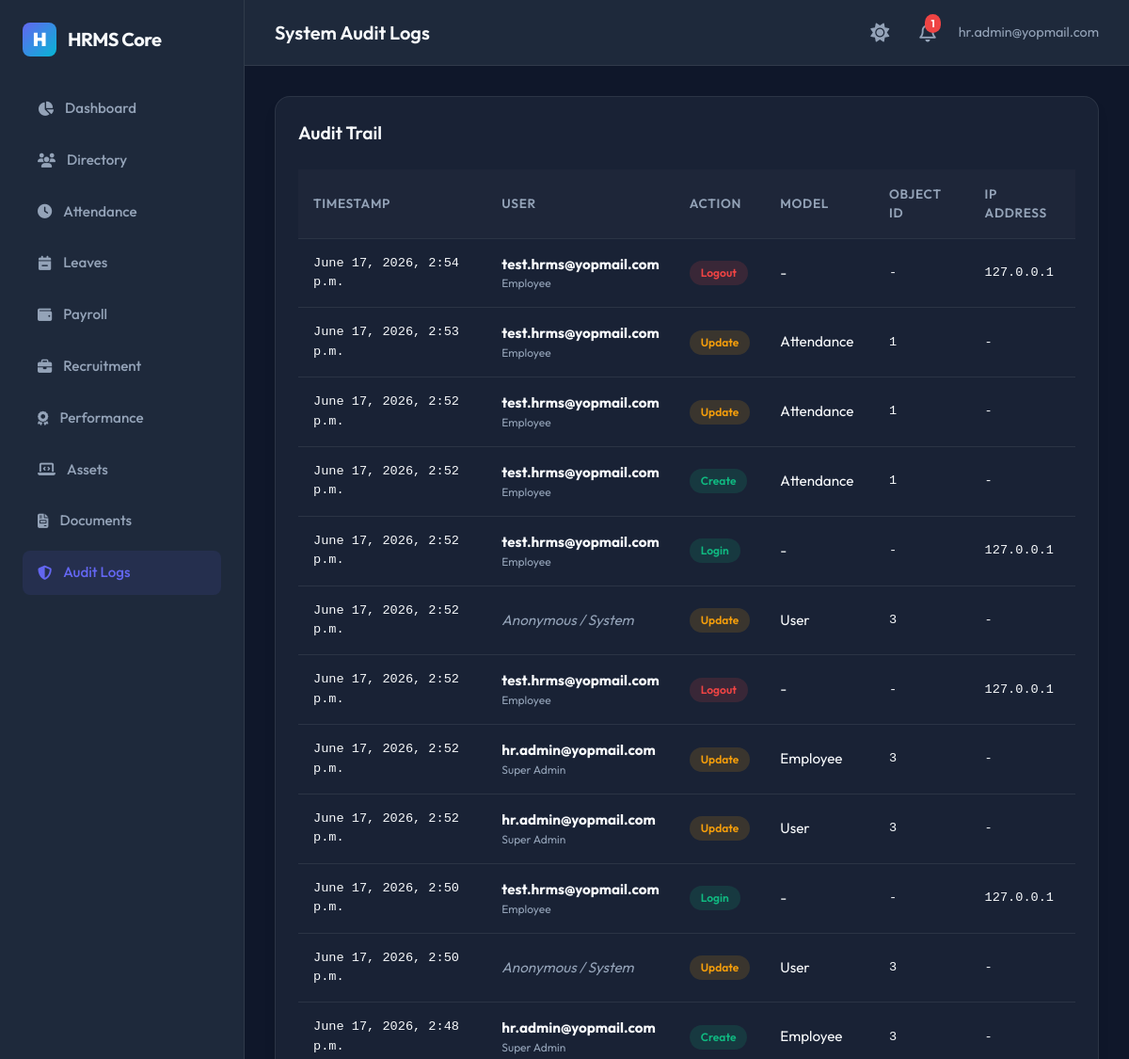
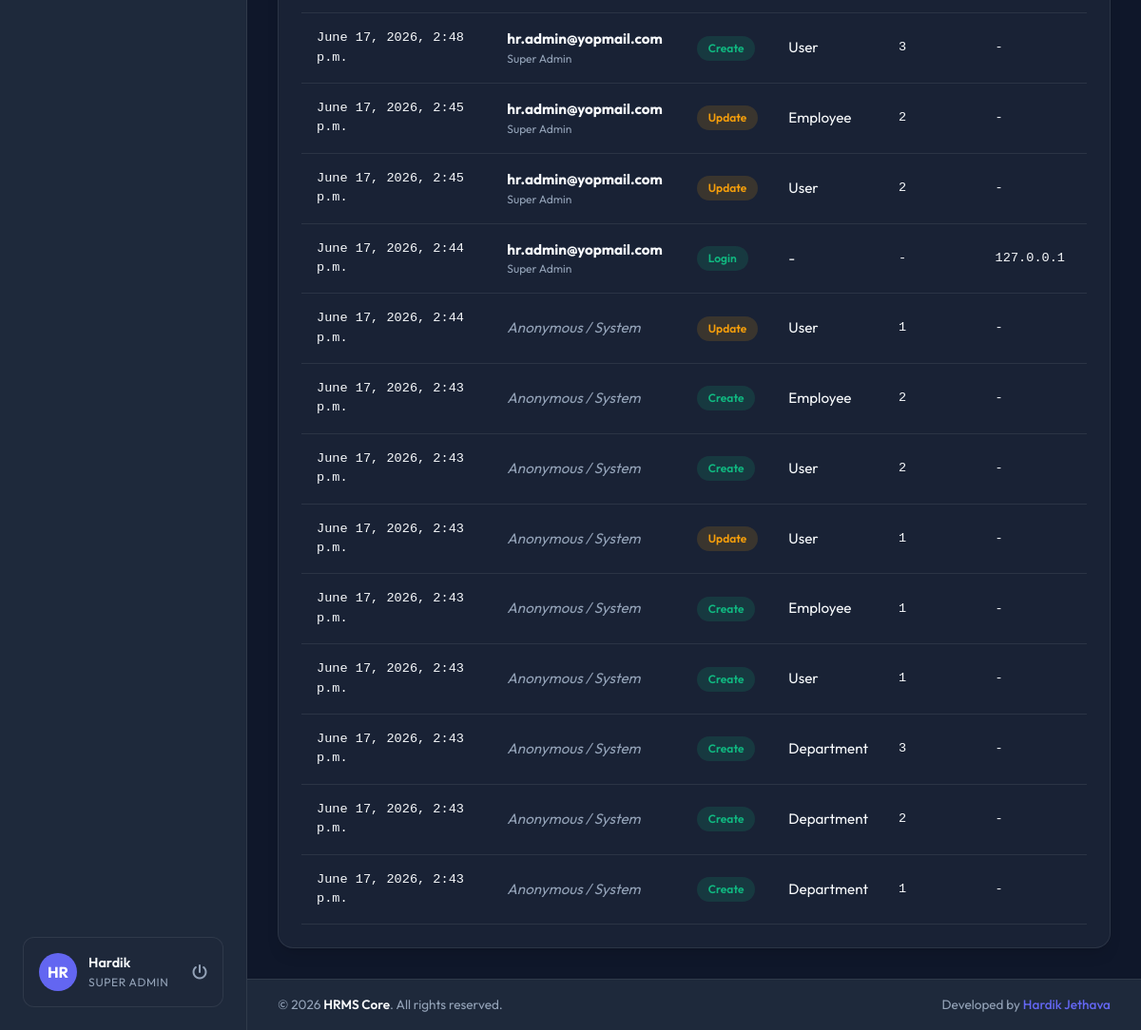
The page /auditlogs/ (signed in) on the database its author committed (2 pictures, top to bottom).
### apps/accounts/models.py (models this page shows, shortened)
class User(AbstractBaseUser, PermissionsMixin, TimeStampedModel):
    ROLE_CHOICES = (
        ('Super Admin', 'Super Admin'),
        ('HR Manager', 'HR Manager'),
        ('Department Manager', 'Department Manager'),
        ('Employee', 'Employee'),
    )
    email = models.EmailField(unique=True)
    employee_code = models.CharField(max_length=50, unique=True, null=True, blank=True)
    role = models.CharField(max_length=30, choices=ROLE_CHOICES, default='Employee')
    is_active = models.BooleanField(default=True)
    is_staff = models.BooleanField(default=False)
    objects = UserManager()
    USERNAME_FIELD = 'email'
    REQUIRED_FIELDS = []

### apps/employees/models.py (models this page shows, shortened)
class Employee(TimeStampedModel):
    GENDER_CHOICES = (
        ('Male', 'Male'),
        ('Female', 'Female'),
        ('Other', 'Other'),
    )
    EMPLOYMENT_TYPE_CHOICES = (
        ('Full Time', 'Full Time'),
        ('Part Time', 'Part Time'),
        ('Contract', 'Contract'),
        ('Intern', 'Intern'),
    )
    EMPLOYMENT_STATUS_CHOICES = (
        ('Active', 'Active'),
        ('Probation', 'Probation'),
        ('Notice Period', 'Notice Period'),
        ('Resigned', 'Resigned'),
        ('Terminated', 'Terminated'),
    )
    user = models.OneToOneField(
        settings.AUTH_USER_MODEL,
        on_delete=models.CASCADE,
        related_name='employee_profile'
    )
    employee_id = models.CharField(max_length=50, unique=True)
    first_name = models.CharField(max_length=50)
    last_name = models.CharField(max_length=50)
    personal_email = models.EmailField(unique=True)
    phone = models.CharField(max_length=20, blank=True)
    date_of_birth = models.DateField(null=True, blank=True)
    gender = models.CharField(max_length=10, choices=GENDER_CHOICES, blank=True)
    joining_date = models.DateField()
    employment_type = models.CharField(max_length=30, choices=EMPLOYMENT_TYPE_CHOICES, default='Full Time')
    employment_status = models.CharField(max_length=30, choices=EMPLOYMENT_STATUS_CHOICES, default='Active')
    designation = models.CharField(max_length=100)
    department = models.ForeignKey(
        'departments.Department',
        on_delete=models.SET_NULL,
        null=True,
        blank=True,
        related_name='employees'
    )
    manager = models.ForeignKey(
        'self',
        on_delete=models.SET_NULL,
        null=True,
        blank=True,
        related_name='subordinates'
    )
    address = models.TextField(blank=True)
    city = models.CharField(max_length=100, blank=True)
    state = models.CharField(max_length=100, blank=True)
    country = models.CharField(max_length=100, blank=True)
    postal_code = models.CharField(max_length=20, blank=True)
    profile_picture = models.ImageField(upload_to='profile_pics/', null=True, blank=True)

### apps/auditlogs/models.py (models this page shows, shortened)
class AuditLog(models.Model):
    user = models.ForeignKey(
        settings.AUTH_USER_MODEL,
        on_delete=models.SET_NULL,
        null=True,
        blank=True
    )
    action = models.CharField(max_length=50) # Create, Update, Delete, Login, Logout
    model_name = models.CharField(max_length=100, null=True, blank=True)
    object_id = models.CharField(max_length=100, null=True, blank=True)
    timestamp = models.DateTimeField(auto_now_add=True)
    ip_address = models.GenericIPAddressField(null=True, blank=True)

### apps/auditlogs/views.py (the view)
# urls.py: path('', views.audit_list, name='audit_list'),
@login_required
def audit_list(request):
    if request.user.role != 'Super Admin':
        return HttpResponseForbidden("Not authorized.")
    logs = AuditLog.objects.all().select_related('user').order_by('-timestamp')
    return render(request, 'auditlogs/audit_list.html', {
        'logs': logs
    })

### templates/auditlogs/audit_list.html (shortened to what this page needs)
{% extends 'base.html' %}
{% block page_header %}System Audit Logs{% endblock %}
{% block content %}
<div class="card">
    <h3 style="font-size: 1.2rem; font-weight: 600; margin-bottom: 1.5rem;">Audit Trail</h3>
    <div class="table-container">
        <table class="custom-table">
            <thead>
                <tr>
                    <th>Timestamp</th>
                    <th>User</th>
                    <th>Action</th>
                    <th>Model</th>
                    <th>Object ID</th>
                    <th>IP Address</th>
                </tr>
            </thead>
            <tbody>
                {% for log in logs %}
                    <tr>
                        <td style="font-size: 0.85rem; font-family: monospace;">{{ log.timestamp }}</td>
                        <td>
                            {% if log.user %}
                                <strong style="color: var(--text-primary);">{{ log.user.email }}</strong>
                                <span style="font-size: 0.75rem; color: var(--text-secondary); display: block;">{{ log.user.role }}</span>
                            {% else %}
                                <span style="color: var(--text-secondary); font-style: italic;">Anonymous / System</span>
                            {% endif %}
                        </td>
                        <td>
                            <span class="badge {% if log.action == 'Create' or log.action == 'Login' %}badge-success{% elif log.action == 'Delete' or log.action == 'Logout' %}badge-danger{% else %}badge-warning{% endif %}">
                                {{ log.action }}
                            </span>
                        </td>
                        <td>{{ log.model_name|default:"-" }}</td>
                        <td style="font-size: 0.85rem; font-family: monospace;">{{ log.object_id|default:"-" }}</td>
                        <td style="font-size: 0.85rem; font-family: monospace;">{{ log.ip_address|default:"-" }}</td>
                    </tr>
                {% empty %}
                    <tr>
                        <td colspan="6" style="text-align: center; padding: 2rem; color: var(--text-secondary);">
                            No audit log entries.
                        </td>
                    </tr>
                {% endfor %}
            </tbody>
        </table>
    </div>
</div>
{% endblock %}

### templates/base.html (shortened to what this page needs)
{% load static %}
<!DOCTYPE html>
<html lang="en">
<head>
    <link rel="stylesheet" href="https://cdnjs.cloudflare.com/ajax/libs/font-awesome/6.4.0/css/all.min.css">
    <link rel="stylesheet" href="{% static 'css/styles.css' %}">
</head>
<body>
    <div class="app-container">
        {% if user.is_authenticated %}
        <aside class="sidebar">
            <div class="brand-section">
                <div class="brand-logo">H</div>
                <span>HRMS Core</span>
            </div>
            <nav style="flex-grow: 1;">
                <ul class="menu-list">
                    <li class="menu-item {% if request.resolver_match.url_name == 'dashboard' %}active{% endif %}">
                        <a href="{% url 'dashboard' %}">
                            <i class="fa-solid fa-chart-pie"></i>
                            <span>Dashboard</span>
                        </a>
                    </li>
                    <li class="menu-item {% if '/employees/' in request.path %}active{% endif %}">
                        <a href="{% url 'employee_list' %}">
                            <i class="fa-solid fa-users"></i>
                            <span>Directory</span>
                        </a>
                    </li>
                    <li class="menu-item {% if '/attendance/' in request.path %}active{% endif %}">
                        <a href="{% url 'attendance_list' %}">
                            <i class="fa-solid fa-clock"></i>
                            <span>Attendance</span>
                        </a>
                    </li>
                    <li class="menu-item {% if '/leaves/' in request.path %}active{% endif %}">
                        <a href="{% url 'leave_list' %}">
                            <i class="fa-solid fa-calendar-minus"></i>
                            <span>Leaves</span>
                        </a>
                    </li>
                    <li class="menu-item {% if '/payroll/' in request.path %}active{% endif %}">
                        <a href="{% url 'payroll_list' %}">
                            <i class="fa-solid fa-wallet"></i>
                            <span>Payroll</span>
                        </a>
                    </li>
                    {% if user.role == 'Super Admin' or user.role == 'HR Manager' %}
                    <li class="menu-item {% if '/recruitment/' in request.path %}active{% endif %}">
                        <a href="{% url 'recruitment_list' %}">
                            <i class="fa-solid fa-briefcase"></i>
                            <span>Recruitment</span>
                        </a>
                    </li>
                    {% endif %}
                    <li class="menu-item {% if '/performance/' in request.path %}active{% endif %}">
                        <a href="{% url 'performance_list' %}">
                            <i class="fa-solid fa-award"></i>
                            <span>Performance</span>
                        </a>
                    </li>
                    <li class="menu-item {% if '/assets/' in request.path %}active{% endif %}">
                        <a href="{% url 'asset_list' %}">
                            <i class="fa-solid fa-laptop-code"></i>
                            <span>Assets</span>
                        </a>
                    </li>
                    <li class="menu-item {% if '/documents/' in request.path %}active{% endif %}">
                        <a href="{% url 'document_list' %}">
                            <i class="fa-solid fa-file-invoice"></i>
                            <span>Documents</span>
                        </a>
                    </li>
                    {% if user.role == 'Super Admin' %}
                    <li class="menu-item {% if '/auditlogs/' in request.path %}active{% endif %}">
                        <a href="{% url 'audit_list' %}">
                            <i class="fa-solid fa-shield-halved"></i>
                            <span>Audit Logs</span>
                        </a>
                    </li>
                    {% endif %}
                </ul>
            </nav>
            <div class="user-profile-widget">
                <div class="user-avatar">
                    {% if user.employee_profile.profile_picture %}
                        <img src="{{ user.employee_profile.profile_picture.url }}" alt="Profile Pic">
                    {% else %}
                        <span>{{ user.email|slice:":2"|upper }}</span>
                    {% endif %}
                </div>
                <div class="user-info">
                    <span class="user-name">{{ user.employee_profile.first_name|default:"User" }}</span>
                    <span class="user-role">{{ user.role }}</span>
                </div>
                <a href="{% url 'logout' %}" style="margin-left: auto; color: var(--text-secondary);" title="Sign Out">
                    <i class="fa-solid fa-power-off"></i>
                </a>
            </div>
        </aside>
        {% endif %}
        <main class="main-content">
            {% if user.is_authenticated %}
            <header class="top-navbar">
                <div class="page-title">
                    {% block page_header %}HR Management System{% endblock %}
                </div>
                <div class="navbar-actions">
                    <button id="theme-toggle" style="background: none; border: none; font-size: 1.25rem; color: var(--text-secondary); cursor: pointer; transition: var(--transition-all); margin-right: 0.5rem; display: flex; align-items: center;" title="Toggle Light/Dark Theme">
                        <i class="fa-solid fa-sun" id="theme-toggle-icon"></i>
                    </button>
                    <div class="notification-badge" onclick="location.href='{% url 'notification_list' %}'">
                        <i class="fa-regular fa-bell"></i>
                        <span class="badge-count" id="unread-count">0</span>
                    </div>
                    <span style="font-size: 0.9rem; color: var(--text-secondary)">
                        {{ user.email }}
                    </span>
                </div>
            </header>
            {% endif %}
            <div class="content-frame">
                {% block content %}{% endblock %}
            </div>
            {% if user.is_authenticated %}
            <footer class="app-footer">
                <div class="footer-copyright">
                    &copy; {% now "Y" %} <span>HRMS Core</span>. All rights reserved.
                </div>
                <div class="footer-author">
                    Developed by <a href="https://github.com/hardikjethava-dev" target="_blank" rel="noopener noreferrer">Hardik Jethava</a>
                </div>
            </footer>
            {% endif %}
        </main>
    </div>
</body>
</html>

### rows shown on the page
User: email "HR", employee_profile.first_name "Hardik", role "SUPER ADMIN", email "hr.admin@yopmail.com"
AuditLog: timestamp "June 17, 2026, 2:54 p.m.", user.email "test.hrms@yopmail.com", user.role "Employee", action "Logout", model_name "-", object_id "-", ip_address "127.0.0.1"
AuditLog: timestamp "June 17, 2026, 2:53 p.m.", user.email "test.hrms@yopmail.com", user.role "Employee", action "Update", model_name "Attendance", object_id "1", ip_address "-"
AuditLog: timestamp "June 17, 2026, 2:52 p.m.", user.email "test.hrms@yopmail.com", user.role "Employee", action "Update", model_name "Attendance", object_id "1", ip_address "-"
AuditLog: timestamp "June 17, 2026, 2:52 p.m.", user.email "test.hrms@yopmail.com", user.role "Employee", action "Create", model_name "Attendance", object_id "1", ip_address "-"
AuditLog: timestamp "June 17, 2026, 2:52 p.m.", user.email "test.hrms@yopmail.com", user.role "Employee", action "Login", model_name "-", object_id "-", ip_address "127.0.0.1"
AuditLog: timestamp "June 17, 2026, 2:52 p.m.", shows "Anonymous / System", action "Update", model_name "User", object_id "3", ip_address "-"
AuditLog: timestamp "June 17, 2026, 2:52 p.m.", user.email "test.hrms@yopmail.com", user.role "Employee", action "Logout", model_name "-", object_id "-", ip_address "127.0.0.1"
AuditLog: timestamp "June 17, 2026, 2:52 p.m.", user.email "hr.admin@yopmail.com", user.role "Super Admin", action "Update", model_name "Employee", object_id "3", ip_address "-"
AuditLog: timestamp "June 17, 2026, 2:52 p.m.", user.email "hr.admin@yopmail.com", user.role "Super Admin", action "Update", model_name "User", object_id "3", ip_address "-"
AuditLog: timestamp "June 17, 2026, 2:50 p.m.", user.email "test.hrms@yopmail.com", user.role "Employee", action "Login", model_name "-", object_id "-", ip_address "127.0.0.1"
AuditLog: timestamp "June 17, 2026, 2:50 p.m.", shows "Anonymous / System", action "Update", model_name "User", object_id "3", ip_address "-"
AuditLog: timestamp "June 17, 2026, 2:48 p.m.", user.email "hr.admin@yopmail.com", user.role "Super Admin", action "Create", model_name "Employee", object_id "3", ip_address "-"
AuditLog: timestamp "June 17, 2026, 2:48 p.m.", user.email "hr.admin@yopmail.com", user.role "Super Admin", action "Create", model_name "User", object_id "3", ip_address "-"
AuditLog: timestamp "June 17, 2026, 2:45 p.m.", user.email "hr.admin@yopmail.com", user.role "Super Admin", action "Update", model_name "Employee", object_id "2", ip_address "-"
AuditLog: timestamp "June 17, 2026, 2:45 p.m.", user.email "hr.admin@yopmail.com", user.role "Super Admin", action "Update", model_name "User", object_id "2", ip_address "-"
AuditLog: timestamp "June 17, 2026, 2:44 p.m.", user.email "hr.admin@yopmail.com", user.role "Super Admin", action "Login", model_name "-", object_id "-", ip_address "127.0.0.1"
AuditLog: timestamp "June 17, 2026, 2:44 p.m.", shows "Anonymous / System", action "Update", model_name "User", object_id "1", ip_address "-"
AuditLog: timestamp "June 17, 2026, 2:43 p.m.", shows "Anonymous / System", action "Create", model_name "Employee", object_id "2", ip_address "-"
AuditLog: timestamp "June 17, 2026, 2:43 p.m.", shows "Anonymous / System", action "Create", model_name "User", object_id "2", ip_address "-"
AuditLog: timestamp "June 17, 2026, 2:43 p.m.", shows "Anonymous / System", action "Update", model_name "User", object_id "1", ip_address "-"
AuditLog: timestamp "June 17, 2026, 2:43 p.m.", shows "Anonymous / System", action "Create", model_name "Employee", object_id "1", ip_address "-"
AuditLog: timestamp "June 17, 2026, 2:43 p.m.", shows "Anonymous / System", action "Create", model_name "User", object_id "1", ip_address "-"
AuditLog: timestamp "June 17, 2026, 2:43 p.m.", shows "Anonymous / System", action "Create", model_name "Department", object_id "3", ip_address "-"
AuditLog: timestamp "June 17, 2026, 2:43 p.m.", shows "Anonymous / System", action "Create", model_name "Department", object_id "2", ip_address "-"
AuditLog: timestamp "June 17, 2026, 2:43 p.m.", shows "Anonymous / System", action "Create", model_name "Department", object_id "1", ip_address "-"
